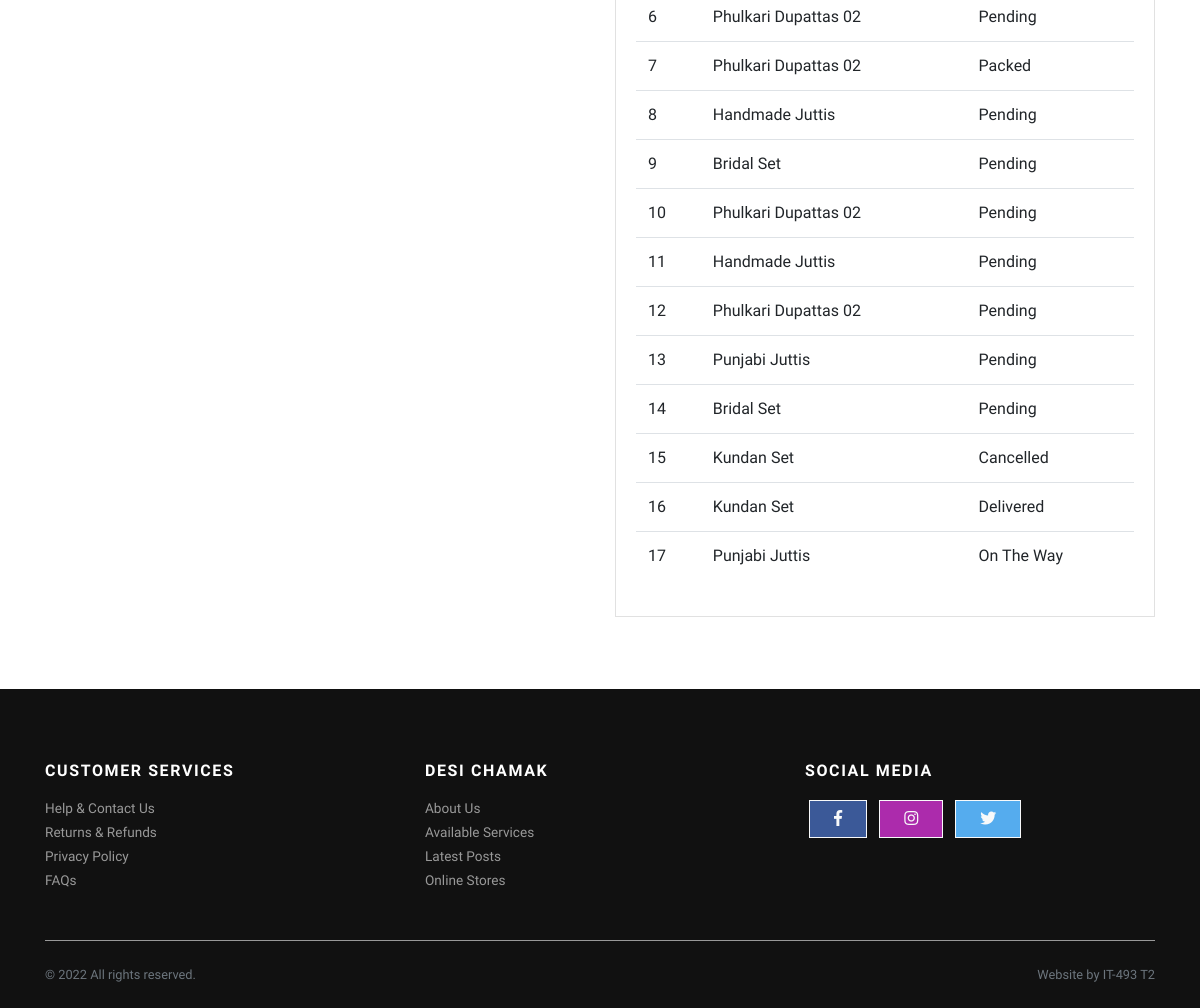
The page /accounts/profile/ (signed in, lower part) on the database as committed earlier.
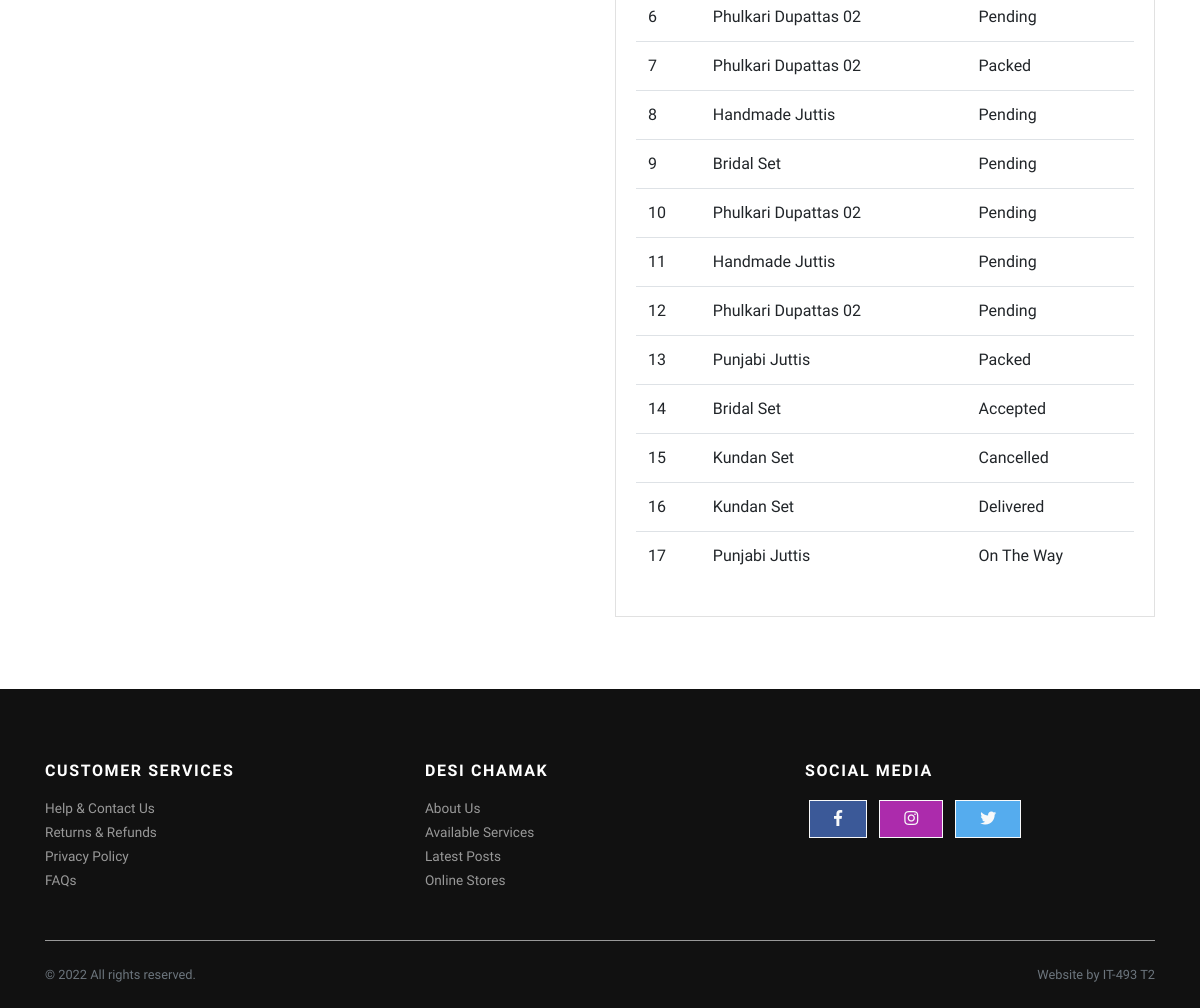
The same page on the database as committed later.
### store/models.py (models this page shows, shortened)
class Order(models.Model):
    user = models.ForeignKey(User, verbose_name="User", on_delete=models.CASCADE)
    address = models.ForeignKey(Address, verbose_name="Shipping Address", on_delete=models.CASCADE)
    product = models.ForeignKey(Product, verbose_name="Product", on_delete=models.CASCADE)
    quantity = models.PositiveIntegerField(verbose_name="Quantity")
    ordered_date = models.DateTimeField(auto_now_add=True, verbose_name="Ordered Date")
    status = models.CharField(
        choices=STATUS_CHOICES,
        max_length=50,
        default="Pending"
        )

class Product(models.Model):
    title = models.CharField(max_length=150, verbose_name="Product Title")
    slug = models.SlugField(max_length=160, verbose_name="Product Slug")
    sku = models.CharField(max_length=255, unique=True, verbose_name="Unique Product ID (SKU)")
    short_description = models.TextField(verbose_name="Short Description")
    detail_description = models.TextField(blank=True, null=True, verbose_name="Detail Description")
    product_image = models.ImageField(upload_to='product', blank=True, null=True, verbose_name="Product Image")
    price = models.DecimalField(max_digits=8, decimal_places=2)
    category = models.ForeignKey(Category, verbose_name="Product Categoy", on_delete=models.CASCADE)
    is_active = models.BooleanField(verbose_name="Is Active?")
    is_featured = models.BooleanField(verbose_name="Is Featured?")
    created_at = models.DateTimeField(auto_now_add=True, verbose_name="Created Date")
    updated_at = models.DateTimeField(auto_now=True, verbose_name="Updated Date")
    class Meta:
        verbose_name_plural = 'Products'
        ordering = ('-created_at', )

### store/views.py (the view)
# urls.py: path('accounts/profile/', views.profile, name="profile"),
@login_required
def profile(request):
    addresses = Address.objects.filter(user=request.user)
    orders = Order.objects.filter(user=request.user)
    return render(request, 'account/profile.html', {'addresses': addresses, 'orders': orders})

### store/context_preprocessors.py (called while the page is built)
def store_menu(request):
    categories = Category.objects.filter(is_active=True)
    context = {
        'categories_menu': categories,
    }
    return context

def cart_menu(request):
    if request.user.is_authenticated:
        cart_items= Cart.objects.filter(user=request.user)
        context = {
            'cart_items': cart_items,
        }
    else:
        context = {}
    return context

### templates/account/profile.html (shortened to what this page needs)
{% extends 'base.html' %}
{% load static %}
    {% block content %}
      <div class="container py-5">
        <div class="row">
          <div class="col-lg-6">
          </div>
          <div class="col-lg-6">
            <div class="card mb-4" id="tables">
              <div class="card-body">
                <table class="table table-hover">
                  <tbody>
                    {% if orders %}
                      {% for order in orders %}
                        <tr>
                          <td>{{forloop.counter}}</td>
                          <td>{{order.product.title}}</td>
                          <td>
                            {{order.status}}
                          </td>
                        </tr>
                      {% endfor %}
                    {% else %}
                    <tr>
                      <td class="text-danger" colspan="3">You've not Ordered anything yet.</td>
                    </tr>
                    {% endif %}
                  </tbody>
                </table>
              </div>
            </div>
          </div>
        </div>
      </div>
{% endblock content %}

Rows that differ between the two databases and show on the page:
changed Order (number 8 of 12 on the later page): status "Pending" → "Packed"
changed Order: status "Pending" → "Accepted"
